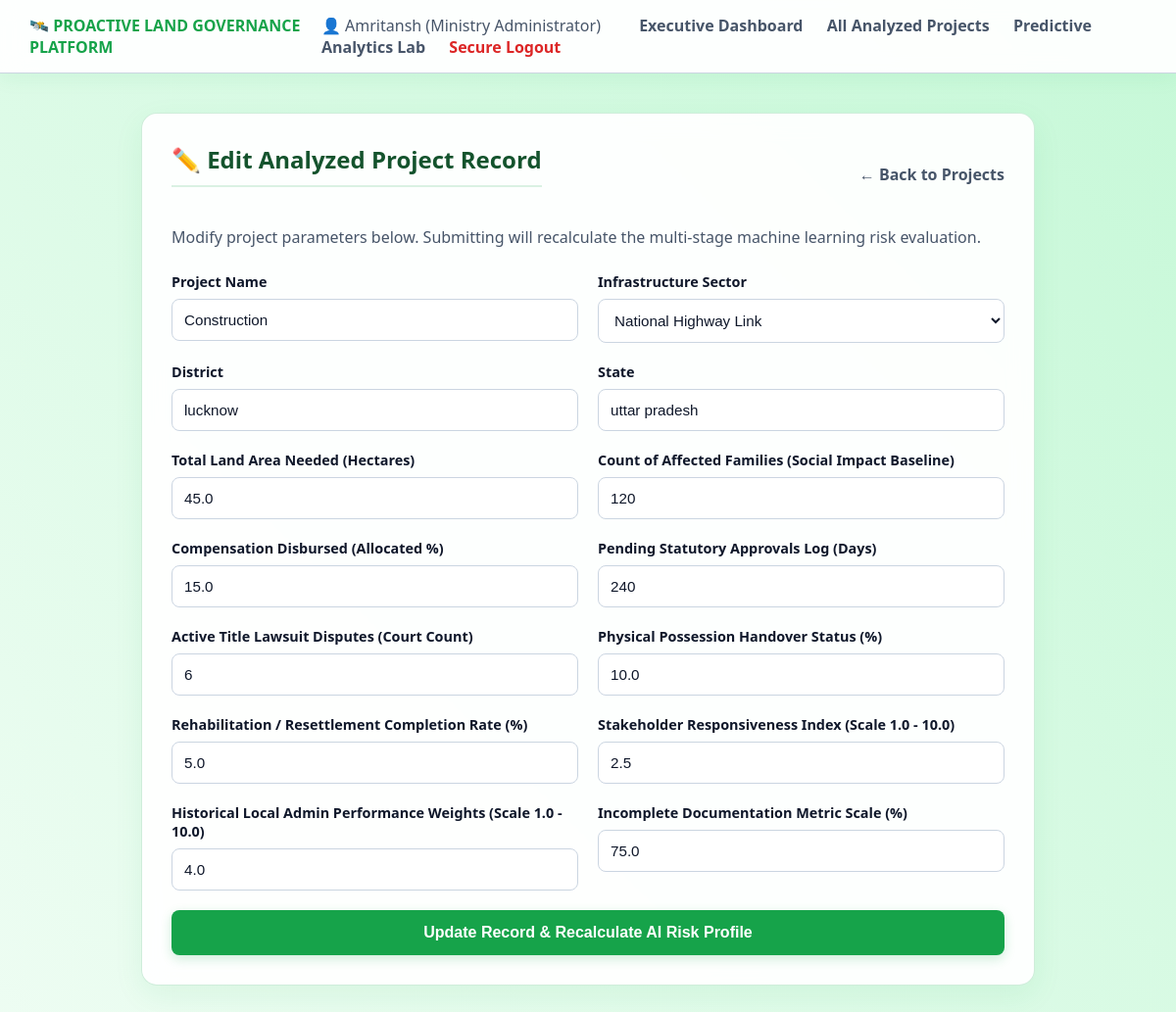
The page /edit_project/11 (signed in) on the database its author committed.
### tables this page shows
CREATE TABLE land_projects (
            id INTEGER PRIMARY KEY AUTOINCREMENT,
            project_name TEXT NOT NULL,
            project_type TEXT,
            district TEXT,
            state TEXT,
            land_area_hectares REAL,
            affected_families_count INTEGER,
            compensation_disbursed_pct REAL,
            pending_approvals_days INTEGER,
            legal_disputes_count INTEGER,
            possession_status_pct REAL,
            rehabilitation_progress_pct REAL,
            stakeholder_responsiveness_score REAL,
            historical_admin_performance REAL,
            documentation_incomplete_pct REAL,
            risk_score REAL,
            risk_category TEXT,
            sec4_prob REAL,
            sec11_prob REAL,
            sec23_prob REAL,
            primary_driver TEXT,
            created_at TIMESTAMP DEFAULT CURRENT_TIMESTAMP
        );

### app.py (the view, shortened to what this page needs)
@app.route("/edit_project/<int:project_id>", methods=["GET", "POST"])
def edit_project(project_id):
    if "user" not in session:
        return redirect(url_for("login"))
    project = db.fetch_project_by_id(project_id)
    if not project:
        flash("Project record not found.", "danger")
        return redirect(url_for("view_projects"))
    return render_template("edit_project.html", project=project)

### database.py (called while the page is built)
def fetch_project_by_id(project_id):
    conn = sqlite3.connect(DB_FILE)
    conn.row_factory = sqlite3.Row
    cursor = conn.cursor()
    cursor.execute("SELECT * FROM land_projects WHERE id = ?", (project_id,))
    project = cursor.fetchone()
    conn.close()
    return project

### templates/edit_project.html (shortened to what this page needs)
{% extends "base.html" %}
{% block content %}
<div class="card" style="max-width: 850px; margin: 0 auto;">
    <div style="display: flex; justify-content: space-between; align-items: center; margin-bottom: 20px;">
        <h2>✏️ Edit Analyzed Project Record</h2>
        <a href="{{ url_for('view_projects') }}" style="color: var(--text-muted); text-decoration: none; font-weight: 600;">← Back to Projects</a>
    </div>
    <p style="color: var(--text-muted); margin-bottom:25px;">Modify project parameters below. Submitting will recalculate the multi-stage machine learning risk evaluation.</p>
    <form method="POST">
        <div style="display: grid; grid-template-columns: 1fr 1fr; gap: 20px;">
            <div class="form-group">
                <label>Project Name</label>
                <input type="text" name="project_name" value="{{ project['project_name'] }}" required autocomplete="off">
            </div>
            <div class="form-group">
                <label>Infrastructure Sector</label>
                <select name="project_type">
                    <option value="National Highway" {% if project['project_type'] == 'National Highway' %}selected{% endif %}>National Highway Link</option>
                </select>
            </div>
        </div>
        <div style="display: grid; grid-template-columns: 1fr 1fr; gap: 20px;">
            <div class="form-group">
                <label>District</label>
                <input type="text" name="district" value="{{ project['district'] }}" required>
            </div>
            <div class="form-group">
                <label>State</label>
                <input type="text" name="state" value="{{ project['state'] }}" required>
            </div>
        </div>
        <div style="display: grid; grid-template-columns: 1fr 1fr; gap: 20px;">
            <div class="form-group">
                <label>Total Land Area Needed (Hectares)</label>
                <input type="number" step="0.1" name="land_area_hectares" value="{{ project['land_area_hectares'] }}" required>
            </div>
            <div class="form-group">
                <label>Count of Affected Families (Social Impact Baseline)</label>
                <input type="number" name="affected_families_count" value="{{ project['affected_families_count'] }}" required>
            </div>
        </div>
        <div style="display: grid; grid-template-columns: 1fr 1fr; gap: 20px;">
            <div class="form-group">
                <label>Compensation Disbursed (Allocated %)</label>
                <input type="number" step="0.1" name="compensation_disbursed_pct" value="{{ project['compensation_disbursed_pct'] }}" required>
            </div>
            <div class="form-group">
                <label>Pending Statutory Approvals Log (Days)</label>
                <input type="number" name="pending_approvals_days" value="{{ project['pending_approvals_days'] }}" required>
            </div>
        </div>
        <div style="display: grid; grid-template-columns: 1fr 1fr; gap: 20px;">
            <div class="form-group">
                <label>Active Title Lawsuit Disputes (Court Count)</label>
                <input type="number" name="legal_disputes_count" value="{{ project['legal_disputes_count'] }}" required>
            </div>
            <div class="form-group">
                <label>Physical Possession Handover Status (%)</label>
                <input type="number" step="0.1" name="possession_status_pct" value="{{ project['possession_status_pct'] }}" required>
            </div>
        </div>
        <div style="display: grid; grid-template-columns: 1fr 1fr; gap: 20px;">
            <div class="form-group">
                <label>Rehabilitation / Resettlement Completion Rate (%)</label>
                <input type="number" step="0.1" name="rehabilitation_progress_pct" value="{{ project['rehabilitation_progress_pct'] }}" required>
            </div>
            <div class="form-group">
                <label>Stakeholder Responsiveness Index (Scale 1.0 - 10.0)</label>
                <input type="number" step="0.1" name="stakeholder_responsiveness_score" value="{{ project['stakeholder_responsiveness_score'] }}" required>
            </div>
        </div>
        <div style="display: grid; grid-template-columns: 1fr 1fr; gap: 20px;">
            <div class="form-group">
                <label>Historical Local Admin Performance Weights (Scale 1.0 - 10.0)</label>
                <input type="number" step="0.1" name="historical_admin_performance" value="{{ project['historical_admin_performance'] }}" required>
            </div>
            <div class="form-group">
                <label>Incomplete Documentation Metric Scale (%)</label>
                <input type="number" step="0.1" name="documentation_incomplete_pct" value="{{ project['documentation_incomplete_pct'] }}" required>
            </div>
        </div>
        <button type="submit">Update Record & Recalculate AI Risk Profile</button>
    </form>
</div>
{% endblock %}

### static/css/style.css (style rules this page uses)
:root { --bg-gradient: linear-gradient(45deg, #ffffff, #f0fdf4, #bbf7d0, #f0fdf4); --card-bg: rgba(255, 255, 255, 0.94); --accent-green: #16a34a; --accent-hover: #15803d; --text-dark: #0f172a; --text-muted: #475569; --border-gray: #cbd5e1; --danger-red: #dc2626; --header-green: #14532d; }
body { font-family: 'Segoe UI', system-ui, sans-serif; background: var(--bg-gradient); background-size: 400% 400%; background-attachment: fixed; color: var(--text-dark); margin: 0; padding: 0; min-height: 100vh; animation: gradientMove 12s ease infinite; }
.card { background-color: var(--card-bg); border: 1px solid rgba(22, 163, 74, 0.2); border-radius: 16px; padding: 30px; box-shadow: 0 10px 30px rgba(22, 163, 74, 0.08); margin-bottom: 30px; backdrop-filter: blur(12px); }
h1, h2, h3 { color: var(--header-green); margin-top: 0; }
h2 { border-bottom: 2px solid rgba(22, 163, 74, 0.15); padding-bottom: 10px; }
.form-group { margin-bottom: 20px; text-align: left; }
label { display: block; margin-bottom: 8px; color: var(--text-dark); font-size: 0.9rem; font-weight: 600; }
input, select, textarea { width: 100%; padding: 12px; background-color: #ffffff; border: 1px solid var(--border-gray); border-radius: 8px; color: var(--text-dark); box-sizing: border-box; font-size: 0.95rem; }
button { background-color: var(--accent-green); color: #ffffff; font-weight: 700; padding: 14px; border: none; border-radius: 8px; cursor: pointer; width: 100%; font-size: 1rem; box-shadow: 0 4px 12px rgba(22, 163, 74, 0.2); transition: all 0.2s ease; }

### rows shown on the page
land_projects: project_name "Construction", project_type "National Highway Link", district "lucknow", state "uttar pradesh", land_area_hectares "45.0", affected_families_count "120", compensation_disbursed_pct "15.0", pending_approvals_days "240", legal_disputes_count "6", possession_status_pct "10.0", rehabilitation_progress_pct "5.0", stakeholder_responsiveness_score "2.5", historical_admin_performance "4.0", documentation_incomplete_pct "75.0"

### other values the page prints
{{ session.get('user') }} "Amritansh"
{{ session.get('role') }} "Ministry Administrator"
